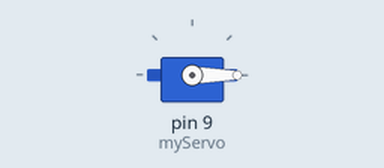
Bench run of a sketch on a simulated Arduino Uno, built with avr-gcc and run on an emulated ATmega328P. On the bench: servo.

Above: at 0.05 s.
At 3.5 s:
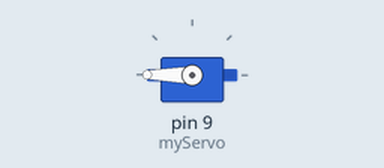
At 7.0 s:
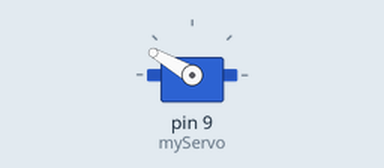
At 14.0 s:
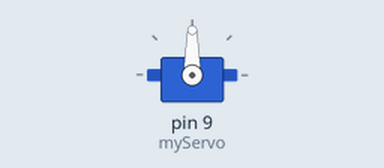
Timing chart, 0 to 18.2 s (numbered marks = the images above):
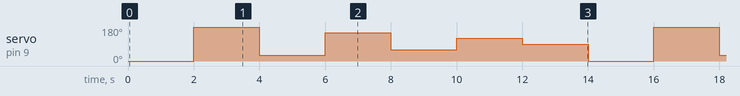

The sketch:

Servo_360_Test.ino
```cpp
#include <Servo.h>
Servo myServo;
void setup() {
  // put your setup code here, to run once:
myServo.attach(9);
}

void loop() {
  // put your main code here, to run repeatedly:
myServo.write(0);
delay(2000);
myServo.write(180);
delay(2000);
myServo.write(30);
delay(2000);
myServo.write(150);
delay(2000);
myServo.write(60);
delay(2000);
myServo.write(120);
delay(2000);
myServo.write(90);
delay(2000);

}
```

Measured:
- by itself, servo on pin 9 (myServo): repeats every 14.0 s: 30° 2.0 s, 150° 2.0 s, 60° 2.0 s, 120° 2.0 s, 90° 2.0 s, 0° 2.0 s, 180° 2.0 s
